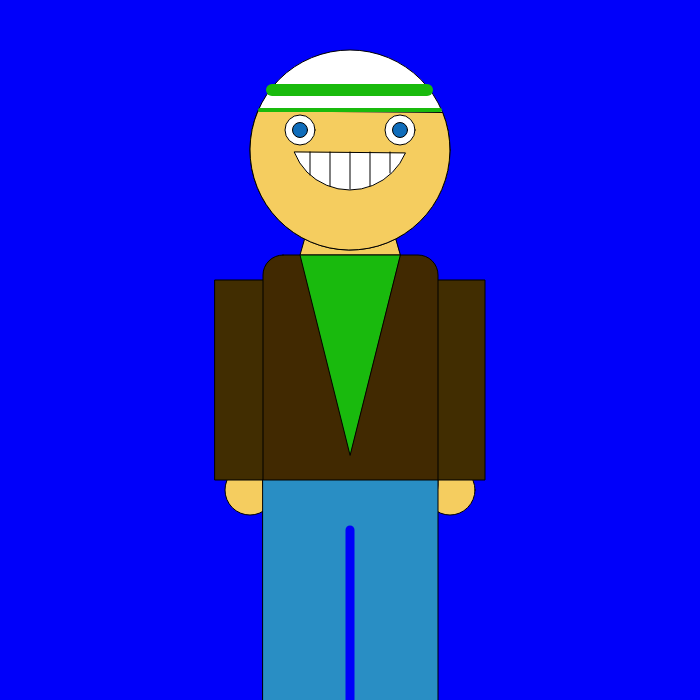
Frame 1 (no input)
Frame 60 (no input): identical to frame 1, image omitted
Frame 120 (the mouse pressed at the canvas centre since frame 60): identical to frame 1, image omitted

The p5.js sketch that drew this single still picture (run headless with seeded random() and noise() and a simulated clock; from frame 60 on, the mouse is pressed at the canvas centre):

// p5.js sketch
// ── sketch.js
function setup() {
  createCanvas(700,700)
  background(0,0,250)



  push();
  fill(245,205,95)
  ellipse(250,490,50,50)
  pop();

  push();
  fill(245,205,95)
  ellipse(450,490,50,50)
  pop();

  push();
  translate(-35, -20)
  fill(65,45,1)
  rect(250,300,50,200)
  pop();

  push();
  translate(-15,-20)
  fill(65,45,1)
  rect(450,300,50,200)
  pop();

  push();
  fill(65,41,1)
  translate(213,205)
  rect(50,50,175,250,20)
  pop();

  push();
  translate(0, 55)
  fill(245,205,95)
  triangle(350,25,300,200,400,200)
  pop();

  push();
  translate(213,430)
  fill(41,142,196)
  rect(50,50,175,250)
  pop();

  push();
  stroke(0,0,250)
  strokeWeight(9)
  line(350,530,350,700)
  pop();

  push();
  translate(300,100)
  ellipse(50,50,200,200)
  pop();

  push();
  translate(0,55)
  fill(25,186,13)
  triangle(350, 400, 300, 200, 400, 200)
  pop();


  push();
  fill(245,205,95)
  translate(300,100);
  arc(50,50,200,200,119,280, CHORD);
  pop();

  push();
  translate(230,60)
  stroke(25,186,13)
  strokeWeight(4)
  line(30,50,210,50)
  pop();

  push();
  translate(230,60)
  stroke(25,186,13)
  strokeWeight(12)
  line(42,30,197,30)
  pop();

  push();
  translate(250,80)
  ellipse(50,50,30,30)
  pop();

  push();
  translate(350,80)
  ellipse(50,50,30,30)
  pop();

  push();
  translate(250,80)
  fill(15,108,186)
  ellipse(50,50,15,15)
  pop();

  push();
  translate(350,80)
  fill(15,108,186)
  ellipse(50,50,15,15)
  pop();

  push();
  translate(400,180)
  rotate(PI)
  arc(50,50,120,120,280,119,CHORD)
  pop();

  push();
  line(350,152,350,189)
  pop();

  push();
  line(370,152,370,186)
  pop();

  push();
  line(330,152,330,186)
  pop();

  push();
  line(310,152,310,175)
  pop();

  push();
  line(390,152,390,173)
  pop();









}


function draw() {

}
